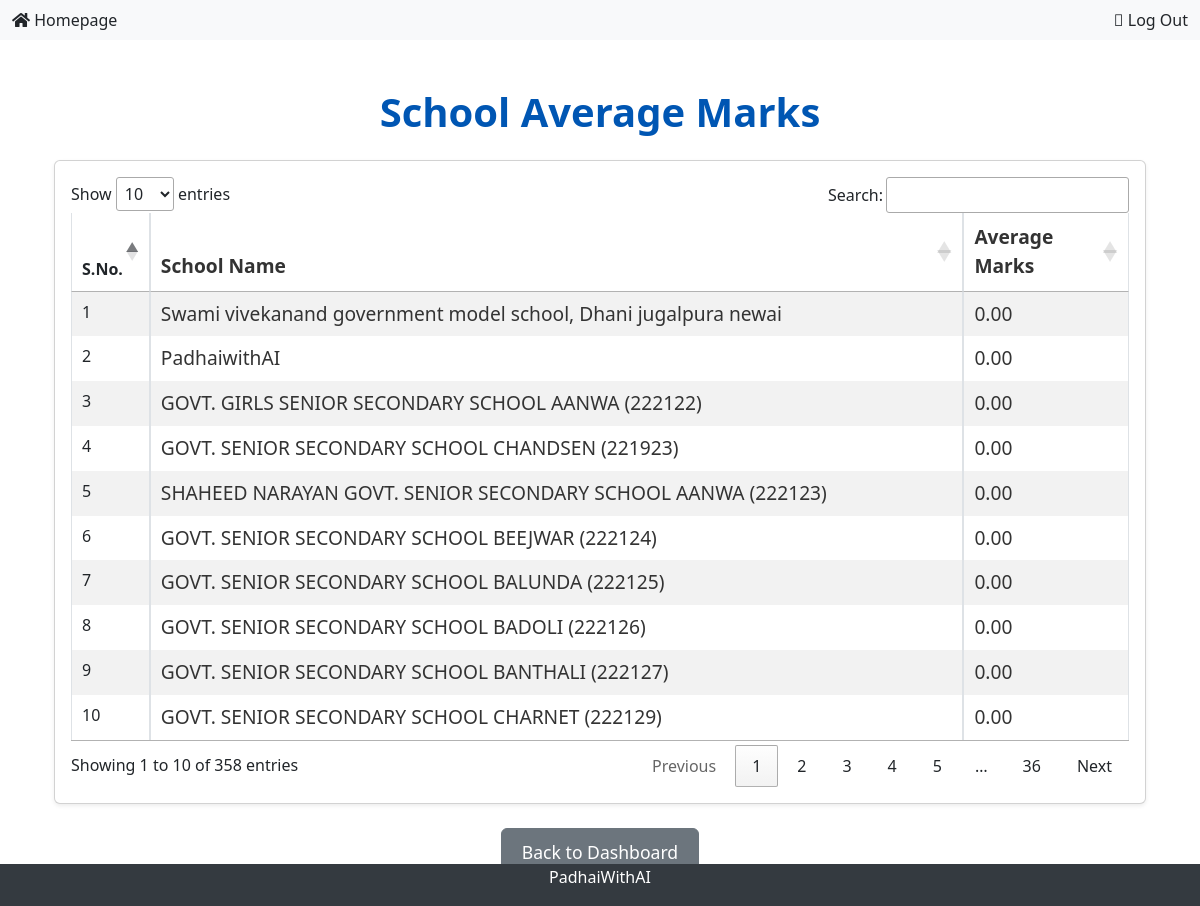
Page /school/average/ (signed in) on the committed database.
### school_app/models.py (models this page shows, shortened)
class School(models.Model):
    name = models.CharField(max_length=100)
    admin = models.OneToOneField(CustomUser, on_delete=models.CASCADE, related_name='administered_school')
    created_by = models.ForeignKey(CustomUser, on_delete=models.CASCADE, related_name='created_schools', null=True)
    created_at = models.DateTimeField(auto_now_add=True)

### school_app/views.py (the view)
# urls.py: path('school/average/', views.school_average_marks, name='school_average_marks'),
@login_required
def school_average_marks(request):
    from django.db.models import Avg
    data = School.objects.annotate(avg_marks=Avg('student__marks__marks')).order_by('-avg_marks')
    context = {'data': data}
    return render(request, 'school_average.html', context)

### school_app/templates/school_average.html (shortened to what this page needs)
{% extends 'school_app/base.html' %}
{% block content %}
    <div class="container mt-5">
        <h2 class="text-center mb-4" style="font-size: 2.5em; color: #0056b3; font-weight: bold;">School Average Marks</h2>
         <div class="card shadow-sm">
            <div class="card-body">
                <table id="schoolTable" class="table table-bordered table-striped">
                    <thead>
                        <tr>
                            <th scope="col">S.No.</th>
                            <th scope="col" style="font-size: 1.2em; color: #333;">School Name</th>
                            <th scope="col" style="font-size: 1.2em; color: #333;">Average Marks</th>
                        </tr>
                    </thead>
                    <tbody>
                        {% for school in data %}
                            <tr>
                                <td>{{ forloop.counter }}</td>
                                <td style="font-size: 1.2em; color: #333;">{{ school.name }}</td>
                                <td style="font-size: 1.2em; color: #333;">
                                    {{ school.avg_marks|default:0|floatformat:2 }}
                                </td>
                            </tr>
                        {% empty %}
                            <tr>
                                <td colspan="3" class="text-center text-muted">No data available</td>
                            </tr>
                        {% endfor %}
                    </tbody>
                </table>
            </div>
        </div>
    </div>
  <div class="text-center mt-4">
    <a href="{% url 'student_report' %}" class="btn btn-secondary" style="font-size: 1.1em; padding: 10px 20px;">
        Back to Dashboard
    </a>
</div>
{% endblock %}

### school_app/static/school_app/css/math_tools.css (style rules this page uses)
.card { box-shadow: 0 2px 4px rgba(0, 0, 0, 0.1); border: none; }
.btn { padding: 8px 16px; border-radius: 4px; font-weight: 500; }

### rows in the picture
School: name "Swami vivekanand government model school, Dhani jugalpura newai", avg_marks "0.00"
School: name "PadhaiwithAI", avg_marks "0.00"
School: name "GOVT. GIRLS SENIOR SECONDARY SCHOOL AANWA (222122)", avg_marks "0.00"
School: name "GOVT. SENIOR SECONDARY SCHOOL CHANDSEN (221923)", avg_marks "0.00"
School: name "SHAHEED NARAYAN GOVT. SENIOR SECONDARY SCHOOL AANWA (222123)", avg_marks "0.00"
School: name "GOVT. SENIOR SECONDARY SCHOOL BEEJWAR (222124)", avg_marks "0.00"
School: name "GOVT. SENIOR SECONDARY SCHOOL BALUNDA (222125)", avg_marks "0.00"
School: name "GOVT. SENIOR SECONDARY SCHOOL BADOLI (222126)", avg_marks "0.00"
School: name "GOVT. SENIOR SECONDARY SCHOOL BANTHALI (222127)", avg_marks "0.00"
School: name "GOVT. SENIOR SECONDARY SCHOOL CHARNET (222129)", avg_marks "0.00"
